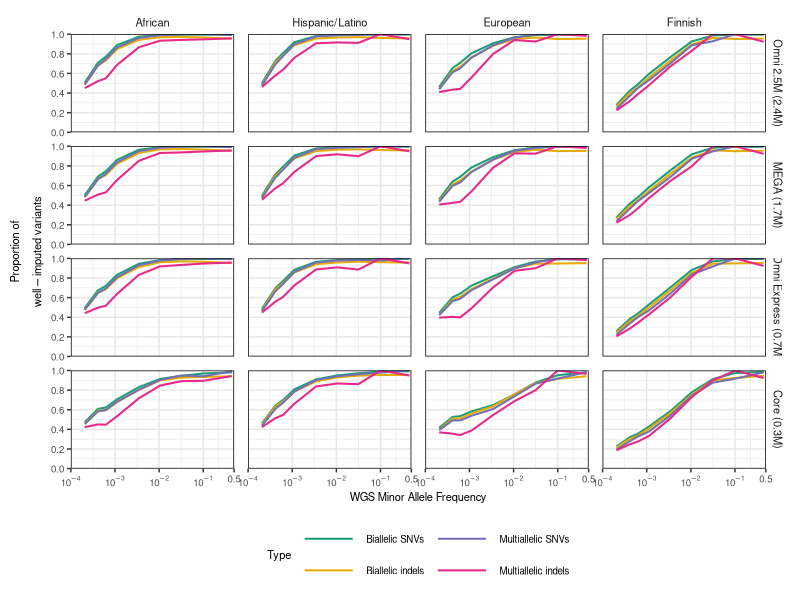

Recreate this plot in R.
library(data.table)
library(ggplot2)
library(gridExtra)
library(reshape2)

biome=fread("../analyses/percentileaggr2/biome.bi.snv.top.perc8.tab")
biome=biome[c(which(abs(biome$MAF-0.0002)==min(abs(biome$MAF-0.0002))),which(abs(biome$MAF-0.0004)==min(abs(biome$MAF-0.0004))),which(abs(biome$MAF-0.0006)==min(abs(biome$MAF-0.0006))),which(abs(biome$MAF-0.001)==min(abs(biome$MAF-0.001))),which(abs(biome$MAF-0.0032)==min(abs(biome$MAF-0.0032))),which(abs(biome$MAF-0.01)==min(abs(biome$MAF-0.01))),which(abs(biome$MAF-0.0316)==min(abs(biome$MAF-0.0316))),which(abs(biome$MAF-0.1)==min(abs(biome$MAF-0.1))),which(abs(biome$MAF-0.5)==min(abs(biome$MAF-0.5)))),]
biome=melt(biome, id.vars="MAF")
biome$Type=rep("Biallelic SNVs", nrow(biome))
bbsnv=biome
biome=fread("../analyses/percentileaggr2/biome.bi.indel.top.perc8.tab")
biome=biome[c(which(abs(biome$MAF-0.0002)==min(abs(biome$MAF-0.0002))),which(abs(biome$MAF-0.0004)==min(abs(biome$MAF-0.0004))),which(abs(biome$MAF-0.0006)==min(abs(biome$MAF-0.0006))),which(abs(biome$MAF-0.001)==min(abs(biome$MAF-0.001))),which(abs(biome$MAF-0.0032)==min(abs(biome$MAF-0.0032))),which(abs(biome$MAF-0.01)==min(abs(biome$MAF-0.01))),which(abs(biome$MAF-0.0316)==min(abs(biome$MAF-0.0316))),which(abs(biome$MAF-0.1)==min(abs(biome$MAF-0.1))),which(abs(biome$MAF-0.5)==min(abs(biome$MAF-0.5)))),]
biome=melt(biome, id.vars="MAF")
biome$Type=rep("Biallelic indels",nrow(biome))
bbindel=biome
biome=fread("../analyses/percentileaggr2/biome.multi.snv.top.perc8.tab")
biome=biome[c(which(abs(biome$MAF-0.0002)==min(abs(biome$MAF-0.0002))),which(abs(biome$MAF-0.0004)==min(abs(biome$MAF-0.0004))),which(abs(biome$MAF-0.0006)==min(abs(biome$MAF-0.0006))),which(abs(biome$MAF-0.001)==min(abs(biome$MAF-0.001))),which(abs(biome$MAF-0.0032)==min(abs(biome$MAF-0.0032))),which(abs(biome$MAF-0.01)==min(abs(biome$MAF-0.01))),which(abs(biome$MAF-0.0316)==min(abs(biome$MAF-0.0316))),which(abs(biome$MAF-0.1)==min(abs(biome$MAF-0.1))),which(abs(biome$MAF-0.5)==min(abs(biome$MAF-0.5)))),]
biome=melt(biome, id.vars="MAF")
biome$Type=rep("Multiallelic SNVs",nrow(biome))
bmsnv=biome
biome=fread("../analyses/percentileaggr2/biome.multi.indel.top.perc8.tab")
biome=biome[c(which(abs(biome$MAF-0.0002)==min(abs(biome$MAF-0.0002))),which(abs(biome$MAF-0.0004)==min(abs(biome$MAF-0.0004))),which(abs(biome$MAF-0.0006)==min(abs(biome$MAF-0.0006))),which(abs(biome$MAF-0.001)==min(abs(biome$MAF-0.001))),which(abs(biome$MAF-0.0032)==min(abs(biome$MAF-0.0032))),which(abs(biome$MAF-0.01)==min(abs(biome$MAF-0.01))),which(abs(biome$MAF-0.0316)==min(abs(biome$MAF-0.0316))),which(abs(biome$MAF-0.1)==min(abs(biome$MAF-0.1))),which(abs(biome$MAF-0.5)==min(abs(biome$MAF-0.5)))),]
biome=melt(biome, id.vars="MAF")
biome$Type=rep("Multiallelic indels",nrow(biome))
bmindel=biome
biome=rbind(bbsnv, bbindel, bmsnv, bmindel)
biome$Ancestry=rep("Hispanic/Latino", nrow(biome))

mlof=fread("../analyses/percentileaggr2/mlof.bi.snv.top.perc8.tab")
mlof=mlof[c(which(abs(mlof$MAF-0.0002)==min(abs(mlof$MAF-0.0002))),which(abs(mlof$MAF-0.0004)==min(abs(mlof$MAF-0.0004))),which(abs(mlof$MAF-0.0006)==min(abs(mlof$MAF-0.0006))),which(abs(mlof$MAF-0.001)==min(abs(mlof$MAF-0.001))),which(abs(mlof$MAF-0.0032)==min(abs(mlof$MAF-0.0032))),which(abs(mlof$MAF-0.01)==min(abs(mlof$MAF-0.01))),which(abs(mlof$MAF-0.0316)==min(abs(mlof$MAF-0.0316))),which(abs(mlof$MAF-0.1)==min(abs(mlof$MAF-0.1))),which(abs(mlof$MAF-0.5)==min(abs(mlof$MAF-0.5)))),]
mlof=melt(mlof, id.vars="MAF")
mlof$Type=rep("Biallelic SNVs", nrow(mlof))
mbsnv=mlof
mlof=fread("../analyses/percentileaggr2/mlof.bi.indel.top.perc8.tab")
mlof=mlof[c(which(abs(mlof$MAF-0.0002)==min(abs(mlof$MAF-0.0002))),which(abs(mlof$MAF-0.0004)==min(abs(mlof$MAF-0.0004))),which(abs(mlof$MAF-0.0006)==min(abs(mlof$MAF-0.0006))),which(abs(mlof$MAF-0.001)==min(abs(mlof$MAF-0.001))),which(abs(mlof$MAF-0.0032)==min(abs(mlof$MAF-0.0032))),which(abs(mlof$MAF-0.01)==min(abs(mlof$MAF-0.01))),which(abs(mlof$MAF-0.0316)==min(abs(mlof$MAF-0.0316))),which(abs(mlof$MAF-0.1)==min(abs(mlof$MAF-0.1))),which(abs(mlof$MAF-0.5)==min(abs(mlof$MAF-0.5)))),]
mlof=melt(mlof, id.vars="MAF")
mlof$Type=rep("Biallelic indels", nrow(mlof))
mbindel=mlof
mlof=fread("../analyses/percentileaggr2/mlof.multi.snv.top.perc8.tab")
mlof=mlof[c(which(abs(mlof$MAF-0.0002)==min(abs(mlof$MAF-0.0002))),which(abs(mlof$MAF-0.0004)==min(abs(mlof$MAF-0.0004))),which(abs(mlof$MAF-0.0006)==min(abs(mlof$MAF-0.0006))),which(abs(mlof$MAF-0.001)==min(abs(mlof$MAF-0.001))),which(abs(mlof$MAF-0.0032)==min(abs(mlof$MAF-0.0032))),which(abs(mlof$MAF-0.01)==min(abs(mlof$MAF-0.01))),which(abs(mlof$MAF-0.0316)==min(abs(mlof$MAF-0.0316))),which(abs(mlof$MAF-0.1)==min(abs(mlof$MAF-0.1))),which(abs(mlof$MAF-0.5)==min(abs(mlof$MAF-0.5)))),]
mlof=melt(mlof, id.vars="MAF")
mlof$Type=rep("Multiallelic SNVs", nrow(mlof))
mmsnv=mlof
mlof=fread("../analyses/percentileaggr2/mlof.multi.indel.top.perc8.tab")
mlof=mlof[c(which(abs(mlof$MAF-0.0002)==min(abs(mlof$MAF-0.0002))),which(abs(mlof$MAF-0.0004)==min(abs(mlof$MAF-0.0004))),which(abs(mlof$MAF-0.0006)==min(abs(mlof$MAF-0.0006))),which(abs(mlof$MAF-0.001)==min(abs(mlof$MAF-0.001))),which(abs(mlof$MAF-0.0032)==min(abs(mlof$MAF-0.0032))),which(abs(mlof$MAF-0.01)==min(abs(mlof$MAF-0.01))),which(abs(mlof$MAF-0.0316)==min(abs(mlof$MAF-0.0316))),which(abs(mlof$MAF-0.1)==min(abs(mlof$MAF-0.1))),which(abs(mlof$MAF-0.5)==min(abs(mlof$MAF-0.5)))),]
mlof=melt(mlof, id.vars="MAF")
mlof$Type=rep("Multiallelic indels", nrow(mlof))
mmindel=mlof
mlof=rbind(mbsnv, mbindel, mmsnv, mmindel)
mlof$Ancestry=rep("European", nrow(mlof))

inpsyght=fread("../analyses/percentileaggr2/inpsyght.bi.snv.top.perc8.tab")
inpsyght=inpsyght[c(which(abs(inpsyght$MAF-0.0002)==min(abs(inpsyght$MAF-0.0002))),which(abs(inpsyght$MAF-0.0004)==min(abs(inpsyght$MAF-0.0004))),which(abs(inpsyght$MAF-0.0006)==min(abs(inpsyght$MAF-0.0006))),which(abs(inpsyght$MAF-0.001)==min(abs(inpsyght$MAF-0.001))),which(abs(inpsyght$MAF-0.0032)==min(abs(inpsyght$MAF-0.0032))),which(abs(inpsyght$MAF-0.01)==min(abs(inpsyght$MAF-0.01))),which(abs(inpsyght$MAF-0.0316)==min(abs(inpsyght$MAF-0.0316))),which(abs(inpsyght$MAF-0.1)==min(abs(inpsyght$MAF-0.1))),which(abs(inpsyght$MAF-0.5)==min(abs(inpsyght$MAF-0.5)))),]
inpsyght=melt(inpsyght, id.vars="MAF")
inpsyght$Type=rep("Biallelic SNVs", nrow(inpsyght))
ibsnv=inpsyght
inpsyght=fread("../analyses/percentileaggr2/inpsyght.bi.indel.top.perc8.tab")
inpsyght=inpsyght[c(which(abs(inpsyght$MAF-0.0002)==min(abs(inpsyght$MAF-0.0002))),which(abs(inpsyght$MAF-0.0004)==min(abs(inpsyght$MAF-0.0004))),which(abs(inpsyght$MAF-0.0006)==min(abs(inpsyght$MAF-0.0006))),which(abs(inpsyght$MAF-0.001)==min(abs(inpsyght$MAF-0.001))),which(abs(inpsyght$MAF-0.0032)==min(abs(inpsyght$MAF-0.0032))),which(abs(inpsyght$MAF-0.01)==min(abs(inpsyght$MAF-0.01))),which(abs(inpsyght$MAF-0.0316)==min(abs(inpsyght$MAF-0.0316))),which(abs(inpsyght$MAF-0.1)==min(abs(inpsyght$MAF-0.1))),which(abs(inpsyght$MAF-0.5)==min(abs(inpsyght$MAF-0.5)))),]
inpsyght=melt(inpsyght, id.vars="MAF")
inpsyght$Type=rep("Biallelic indels", nrow(inpsyght))
ibindel=inpsyght
inpsyght=fread("../analyses/percentileaggr2/inpsyght.multi.snv.top.perc8.tab")
inpsyght=inpsyght[c(which(abs(inpsyght$MAF-0.0002)==min(abs(inpsyght$MAF-0.0002))),which(abs(inpsyght$MAF-0.0004)==min(abs(inpsyght$MAF-0.0004))),which(abs(inpsyght$MAF-0.0006)==min(abs(inpsyght$MAF-0.0006))),which(abs(inpsyght$MAF-0.001)==min(abs(inpsyght$MAF-0.001))),which(abs(inpsyght$MAF-0.0032)==min(abs(inpsyght$MAF-0.0032))),which(abs(inpsyght$MAF-0.01)==min(abs(inpsyght$MAF-0.01))),which(abs(inpsyght$MAF-0.0316)==min(abs(inpsyght$MAF-0.0316))),which(abs(inpsyght$MAF-0.1)==min(abs(inpsyght$MAF-0.1))),which(abs(inpsyght$MAF-0.5)==min(abs(inpsyght$MAF-0.5)))),]
inpsyght=melt(inpsyght, id.vars="MAF")
inpsyght$Type=rep("Multiallelic SNVs", nrow(inpsyght))
imsnv=inpsyght
inpsyght=fread("../analyses/percentileaggr2/inpsyght.multi.indel.top.perc8.tab")
inpsyght=inpsyght[c(which(abs(inpsyght$MAF-0.0002)==min(abs(inpsyght$MAF-0.0002))),which(abs(inpsyght$MAF-0.0004)==min(abs(inpsyght$MAF-0.0004))),which(abs(inpsyght$MAF-0.0006)==min(abs(inpsyght$MAF-0.0006))),which(abs(inpsyght$MAF-0.001)==min(abs(inpsyght$MAF-0.001))),which(abs(inpsyght$MAF-0.0032)==min(abs(inpsyght$MAF-0.0032))),which(abs(inpsyght$MAF-0.01)==min(abs(inpsyght$MAF-0.01))),which(abs(inpsyght$MAF-0.0316)==min(abs(inpsyght$MAF-0.0316))),which(abs(inpsyght$MAF-0.1)==min(abs(inpsyght$MAF-0.1))),which(abs(inpsyght$MAF-0.5)==min(abs(inpsyght$MAF-0.5)))),]
inpsyght=melt(inpsyght, id.vars="MAF")
inpsyght$Type=rep("Multiallelic indels", nrow(inpsyght))
imindel=inpsyght
inpsyght=rbind(ibsnv, ibindel, imsnv, imindel)
inpsyght$Ancestry=rep("African", nrow(inpsyght))

metsim=fread("../analyses/percentileaggr2/metsim.bi.snv.top.perc8.tab")
metsim=metsim[c(which(abs(metsim$MAF-0.0002)==min(abs(metsim$MAF-0.0002))),which(abs(metsim$MAF-0.0004)==min(abs(metsim$MAF-0.0004))),which(abs(metsim$MAF-0.0006)==min(abs(metsim$MAF-0.0006))),which(abs(metsim$MAF-0.001)==min(abs(metsim$MAF-0.001))),which(abs(metsim$MAF-0.0032)==min(abs(metsim$MAF-0.0032))),which(abs(metsim$MAF-0.01)==min(abs(metsim$MAF-0.01))),which(abs(metsim$MAF-0.0316)==min(abs(metsim$MAF-0.0316))),which(abs(metsim$MAF-0.1)==min(abs(metsim$MAF-0.1))),which(abs(metsim$MAF-0.5)==min(abs(metsim$MAF-0.5)))),]
metsim=melt(metsim, id.vars="MAF")
metsim$Type=rep("Biallelic SNVs", nrow(metsim))
mtbsnv=metsim
metsim=fread("../analyses/percentileaggr2/metsim.bi.indel.top.perc8.tab")
metsim=metsim[c(which(abs(metsim$MAF-0.0002)==min(abs(metsim$MAF-0.0002))),which(abs(metsim$MAF-0.0004)==min(abs(metsim$MAF-0.0004))),which(abs(metsim$MAF-0.0006)==min(abs(metsim$MAF-0.0006))),which(abs(metsim$MAF-0.001)==min(abs(metsim$MAF-0.001))),which(abs(metsim$MAF-0.0032)==min(abs(metsim$MAF-0.0032))),which(abs(metsim$MAF-0.01)==min(abs(metsim$MAF-0.01))),which(abs(metsim$MAF-0.0316)==min(abs(metsim$MAF-0.0316))),which(abs(metsim$MAF-0.1)==min(abs(metsim$MAF-0.1))),which(abs(metsim$MAF-0.5)==min(abs(metsim$MAF-0.5)))),]
metsim=melt(metsim, id.vars="MAF")
metsim$Type=rep("Biallelic indels", nrow(metsim))
mtbindel=metsim
metsim=fread("../analyses/percentileaggr2/metsim.multi.snv.top.perc8.tab")
metsim=metsim[c(which(abs(metsim$MAF-0.0002)==min(abs(metsim$MAF-0.0002))),which(abs(metsim$MAF-0.0004)==min(abs(metsim$MAF-0.0004))),which(abs(metsim$MAF-0.0006)==min(abs(metsim$MAF-0.0006))),which(abs(metsim$MAF-0.001)==min(abs(metsim$MAF-0.001))),which(abs(metsim$MAF-0.0032)==min(abs(metsim$MAF-0.0032))),which(abs(metsim$MAF-0.01)==min(abs(metsim$MAF-0.01))),which(abs(metsim$MAF-0.0316)==min(abs(metsim$MAF-0.0316))),which(abs(metsim$MAF-0.1)==min(abs(metsim$MAF-0.1))),which(abs(metsim$MAF-0.5)==min(abs(metsim$MAF-0.5)))),]
metsim=melt(metsim, id.vars="MAF")
metsim$Type=rep("Multiallelic SNVs", nrow(metsim))
mtmsnv=metsim
metsim=fread("../analyses/percentileaggr2/metsim.multi.indel.top.perc8.tab")
metsim=metsim[c(which(abs(metsim$MAF-0.0002)==min(abs(metsim$MAF-0.0002))),which(abs(metsim$MAF-0.0004)==min(abs(metsim$MAF-0.0004))),which(abs(metsim$MAF-0.0006)==min(abs(metsim$MAF-0.0006))),which(abs(metsim$MAF-0.001)==min(abs(metsim$MAF-0.001))),which(abs(metsim$MAF-0.0032)==min(abs(metsim$MAF-0.0032))),which(abs(metsim$MAF-0.01)==min(abs(metsim$MAF-0.01))),which(abs(metsim$MAF-0.0316)==min(abs(metsim$MAF-0.0316))),which(abs(metsim$MAF-0.1)==min(abs(metsim$MAF-0.1))),which(abs(metsim$MAF-0.5)==min(abs(metsim$MAF-0.5)))),]
metsim=melt(metsim, id.vars="MAF")
metsim$Type=rep("Multiallelic indels", nrow(metsim))
mtmindel=metsim
metsim=rbind(mtbsnv, mtbindel, mtmsnv, mtmindel)
metsim$Ancestry=rep("Finnish", nrow(metsim))

all=rbind(biome, mlof, inpsyght,metsim)
all$Type=factor(all$Type, levels=c("Biallelic SNVs","Biallelic indels","Multiallelic SNVs","Multiallelic indels"))
all$Ancestry=factor(all$Ancestry, levels=c("African","Hispanic/Latino","European","Finnish"))
all$Array=rep(0, nrow(all))
all$Array[which(all$variable=="Core_TOPMed")]="Core (0.3M)"
all$Array[which(all$variable=="OmniExp_TOPMed")]="Omni Express (0.7M)"
all$Array[which(all$variable=="Omni25_TOPMed")]="Omni 2.5M (2.4M)"
all$Array[which(all$variable=="MEGA_TOPMed")]="MEGA (1.7M)"
all$Array=factor(all$Array, levels=c("Omni 2.5M (2.4M)","MEGA (1.7M)","Omni Express (0.7M)","Core (0.3M)"))

ybrks<-c(0,0.2,0.4,0.6,0.8,1)
brks<-c(0.5, 0.1, 0.01,0.001,0.0001)
labs=c(expression(0.5),expression(10^-1), expression(10^-2), expression(10^-3),expression(10^-4))

tiff(file="~/FigS12.tiff", height=174, width=174, units="mm", res=300)
ggplot(all, aes(x=MAF,y=value, color=Type))+scale_x_log10(breaks=brks, labels=labs, limits=c(1e-4,0.5),expand=c(0,0))+scale_y_continuous(breaks=ybrks,limits=c(0,1), expand=c(0,0))+theme_bw()+facet_grid(Array~Ancestry)+theme(legend.position="bottom",legend.text=element_text(size=7),panel.grid.major=element_line(colour="#e7e7e7"),panel.spacing=unit(0.7, "lines"), strip.text=element_text(size=8),axis.title=element_text(size=8),axis.text=element_text(size=7),panel.border=element_rect(color="black"),strip.background=element_rect(fill="white",color=NA), legend.title=element_text(size=8), plot.margin=unit(c(0.5,0.5,0.5,0.5), "lines"),legend.key.width=unit(3,"lines"))+geom_line(aes(group=Type), size=0.7)+xlab("WGS Minor Allele Frequency")+ylab(expression(atop(Proportion~of,well-imputed~variants)))+guides(color=guide_legend(nrow=2))+scale_color_manual(values=c("#1b9e77", "#e6ab02","#7570b3","#e7298a"))
dev.off()

